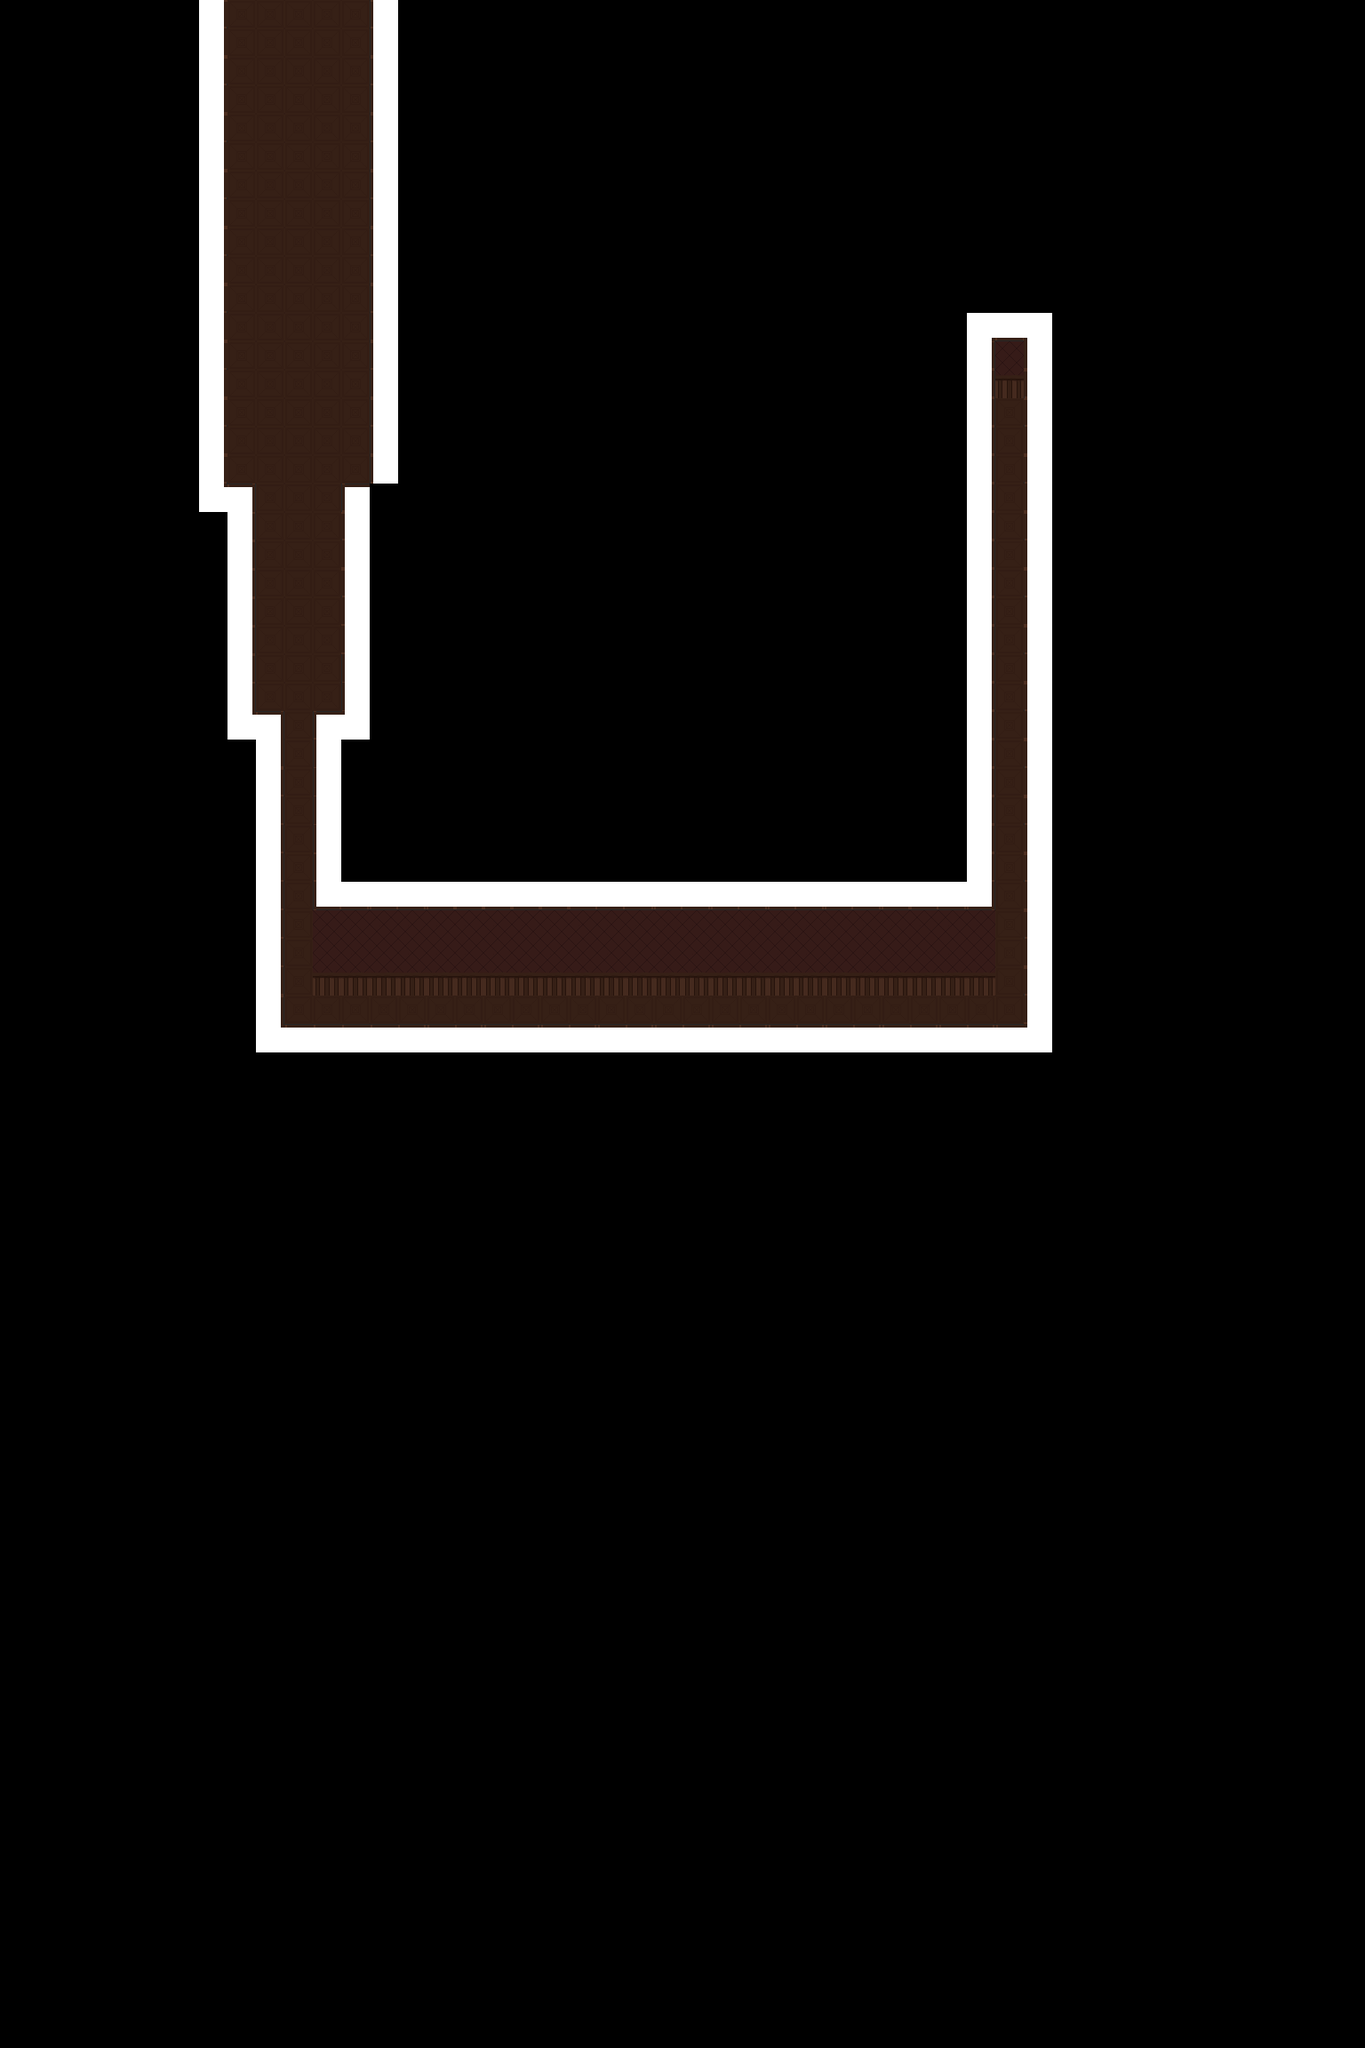

This game map was drawn from its Tiled (.tmx) file and the tilesets committed beside it. A one-line description and the trimmed map source follow:
An orthogonal 48x72 tile map with 32x32 px tiles, 9 tile layers (background, murs, déco, Calque de Tuiles 4, ...), 3 tilesets and 20 objects (14x collision, 3x zonne_collsions_, direction_manoir, spawn, zonne_collsions_e pour examiner).

<map version="1.8" tiledversion="1.8.0" orientation="orthogonal" renderorder="right-down" width="48" height="72" tilewidth="32" tileheight="32" infinite="0" nextlayerid="13" nextobjectid="63">
 <tileset firstgid="1" name="sol" tilewidth="32" tileheight="32" tilecount="1" columns="1">
  <image source="resources/sol.png" trans="000000" width="32" height="32" />
 </tileset>
 <tileset firstgid="2" name="murs_tilset" tilewidth="32" tileheight="32" tilecount="32" columns="8">
  <image source="resources/murs_tilset.png" trans="ffffff" width="256" height="128" />
 </tileset>
 <tileset firstgid="34" name="armure" tilewidth="32" tileheight="32" tilecount="4" columns="2">
  <image source="resources/armure.png" trans="ffffff" width="64" height="90" />
 </tileset>
 <layer id="1" name="background" width="48" height="72">
  <data>[3456 cells, 196 non-empty, 9 distinct tile ids]</data>
 </layer>
 <layer id="2" name="murs" width="48" height="72">
  <data>[3456 cells, 95 non-empty, 7 distinct tile ids]</data>
 </layer>
 <layer id="6" name="déco" width="48" height="72">
  <data>[3456 cells, 0 non-empty, 0 distinct tile ids]</data>
 </layer>
 <objectgroup id="3" name="murs">
  <object id="40" name="murs" type="collision" x="224" y="0" width="34.7273" height="544" />
  <object id="41" name="murs" type="collision" x="224" y="544" width="67.2727" height="32" />
  <object id="42" name="murs" type="collision" x="256" y="576" width="35.2727" height="256" />
  <object id="43" name="murs" type="collision" x="380" y="544" width="36" height="256" />
  <object id="44" name="murs" type="collision" x="411.818" y="0" width="36.1818" height="576" />
  <object id="45" name="murs" type="collision" x="224.75" y="-39.25" width="224" height="32" />
  <object id="47" name="direction_manoir" x="256" y="-32" width="160" height="32" />
  <object id="48" name="spawn" x="316.545" y="32.1818">
   <point />
  </object>
  <object id="49" name="murs" type="collision" x="350.182" y="800.18" width="33.8182" height="320" />
  <object id="50" name="murs" type="collision" x="288" y="1151" width="885.333" height="33" />
  <object id="51" name="murs" type="collision" x="288" y="800.18" width="33.004" height="384" />
  <object id="53" name="zonne de detection machine_temps" type="zonne_collsions_e pour examiner" x="1115.75" y="378" width="40.4167" height="78.0833" />
  <object id="54" name="zonne de colision machine_temps" type="collision" x="1120" y="384" width="31.5" height="63.75" />
  <object id="55" name="murs" type="collision" x="384" y="1088" width="736" height="32" />
  <object id="56" name="murs" type="collision" x="1150.75" y="351.875" width="33.25" height="800" />
  <object id="57" name="murs" type="collision" x="1088" y="352" width="33.5" height="736" />
  <object id="58" name="murs" type="collision" x="1120" y="352" width="32" height="32" />
  <object id="59" name="1" type="zonne_collsions_" x="288" y="672" width="96" height="32" />
  <object id="60" name="2" type="zonne_collsions_" x="800" y="1120" width="32" height="32" />
  <object id="62" name="3" type="zonne_collsions_" x="1120" y="544" width="32" height="32" />
 </objectgroup>
 <layer id="7" name="Calque de Tuiles 4" width="48" height="72">
  <data>[3456 cells, 0 non-empty, 0 distinct tile ids]</data>
 </layer>
 <layer id="8" name="Calque de Tuiles 5" width="48" height="72">
  <data>[3456 cells, 0 non-empty, 0 distinct tile ids]</data>
 </layer>
 <layer id="9" name="Calque de Tuiles 6" width="48" height="72">
  <data>[3456 cells, 0 non-empty, 0 distinct tile ids]</data>
 </layer>
 <layer id="10" name="Calque de Tuiles 7" width="48" height="72">
  <data>[3456 cells, 0 non-empty, 0 distinct tile ids]</data>
 </layer>
 <layer id="11" name="Calque de Tuiles 8" width="48" height="72">
  <data>[3456 cells, 0 non-empty, 0 distinct tile ids]</data>
 </layer>
 <layer id="12" name="Calque de Tuiles 9" width="48" height="72">
  <data>[3456 cells, 146 non-empty, 17 distinct tile ids]</data>
 </layer>
 <objectgroup id="4" name="interactions" />
</map>